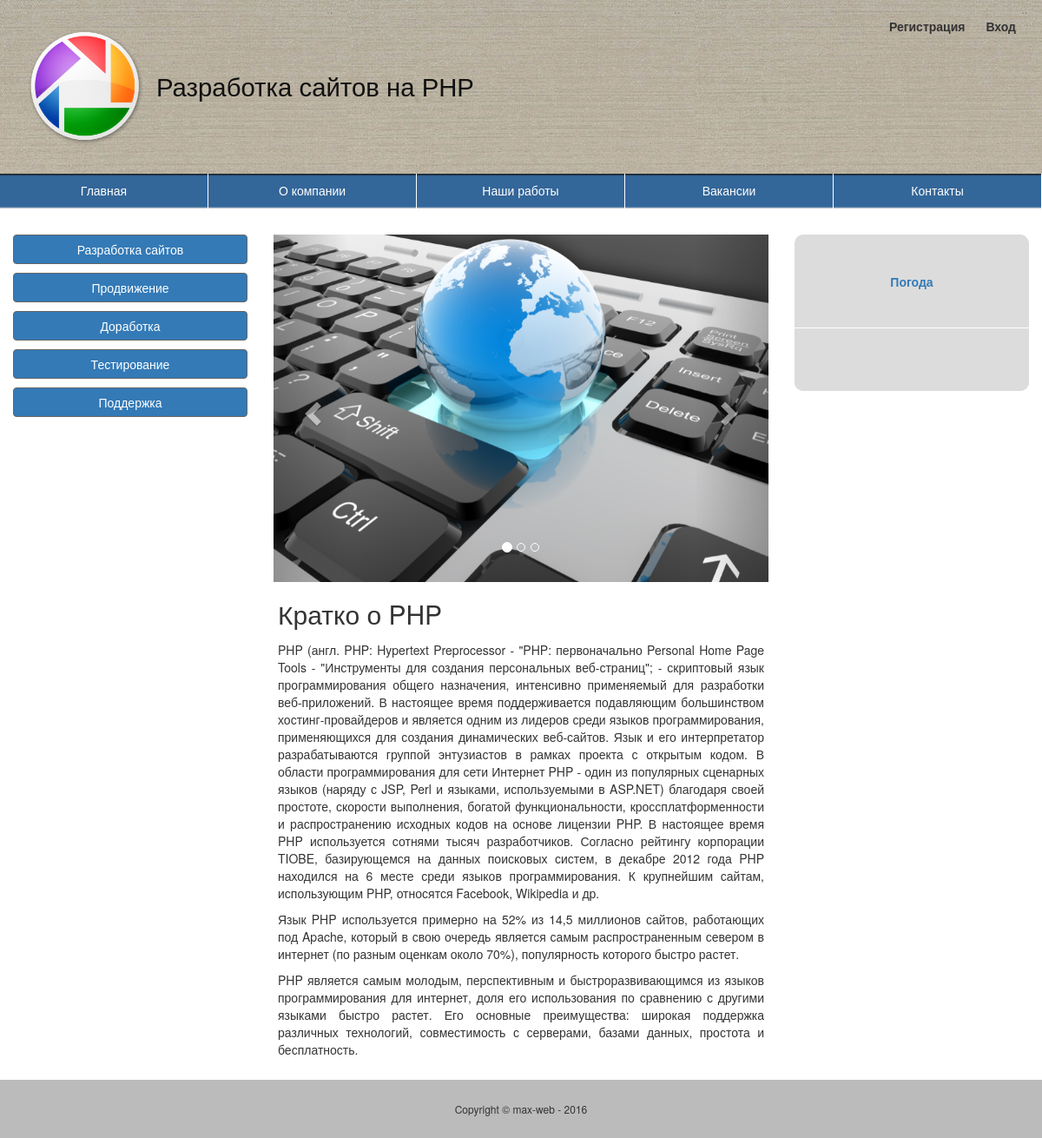
The page / on the database its author committed.
### tables this page shows
CREATE TABLE IF NOT EXISTS `maintexts` (
  `id` int(11) NOT NULL AUTO_INCREMENT,
  `name` tinytext NOT NULL,
  `body` text NOT NULL,
  `url` tinytext NOT NULL,
  `showhide` enum('show','hide') NOT NULL DEFAULT 'show',
  `lang` enum('ru','en') NOT NULL DEFAULT 'ru',
  `putdate` date NOT NULL,
  PRIMARY KEY (`id`)
);

### index.php (the view, shortened to what this page needs)
<?
	require_once ("templates/top.php");
	$file=(isset($_GET['url']))?$_GET['url']:'index';
	$query="SELECT * FROM maintexts WHERE url='$file'";
	$adr=mysql_query($query);
	$tbl=mysql_fetch_array($adr);
	if ($file=='index') require_once ("templates/carousel.php");
?>
				<h2><?php echo $tbl['name']; ?></h2>
				<div class="content">
				<?php echo $tbl['body']; ?>
				</div>
<? require_once ("templates/bottom.php"); ?>

### media/css/style.css (style rules this page uses)
html, body { margin: 0; padding: 0; height: 100%; }
h2 { margin-top: 0px; padding: 0 5px 0 5px; }
.content { padding: 5px 5px 15px 5px; }
.content p { text-align: justify; }

### rows shown on the page
maintexts: name "Кратко о PHP", body "PHP (англ. PHP: Hypertext Preprocessor - \"PHP: первоначально Personal Home Page Tools - \"Инструменты для создания персональных веб-страниц\"; - скриптовый язык программирования общего назначения, интенсивно применяемый для разработки веб-приложений. В настоящее время поддерживается подавляющим большинством хостинг-провайдеров и является одним из лидеров среди языков программирования, применяющихся для создания динамических веб-сайтов. Язык и его интерпретатор разрабатываются группой энтузиастов в рамках проекта с открытым кодом. В области программирования для сети Интернет PHP - один из популярных сценарных языков (наряду с JSP, Perl и языками, используемыми в ASP.NET) благодаря своей…"
